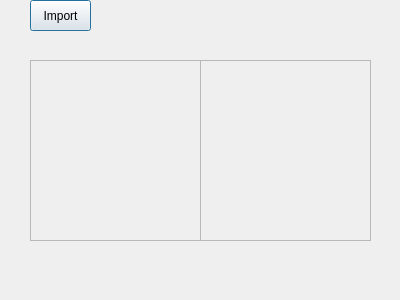
<?xml version="1.0" encoding="UTF-8"?>
<ui version="4.0">
 <class>DaiqUIris</class>
 <widget class="QDialog" name="DaiqUIris">
  <property name="geometry">
   <rect>
    <x>0</x>
    <y>0</y>
    <width>400</width>
    <height>300</height>
   </rect>
  </property>
  <property name="windowTitle">
   <string>Dialog</string>
  </property>
  <property name="autoFillBackground">
   <bool>false</bool>
  </property>
  <widget class="QFrame" name="frame">
   <property name="geometry">
    <rect>
     <x>30</x>
     <y>60</y>
     <width>171</width>
     <height>181</height>
    </rect>
   </property>
   <property name="frameShape">
    <enum>QFrame::StyledPanel</enum>
   </property>
   <property name="frameShadow">
    <enum>QFrame::Raised</enum>
   </property>
  </widget>
  <widget class="QFrame" name="frame_2">
   <property name="geometry">
    <rect>
     <x>200</x>
     <y>60</y>
     <width>171</width>
     <height>181</height>
    </rect>
   </property>
   <property name="frameShape">
    <enum>QFrame::StyledPanel</enum>
   </property>
   <property name="frameShadow">
    <enum>QFrame::Raised</enum>
   </property>
  </widget>
  <widget class="QPushButton" name="pushButton">
   <property name="geometry">
    <rect>
     <x>30</x>
     <y>0</y>
     <width>61</width>
     <height>31</height>
    </rect>
   </property>
   <property name="text">
    <string>Import</string>
   </property>
   <property name="checkable">
    <bool>false</bool>
   </property>
  </widget>
 </widget>
 <resources/>
 <connections/>
</ui>
